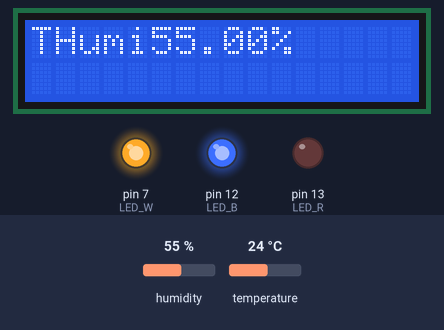
This sketch was run on a simulated Arduino Uno, built with avr-gcc and run on an emulated ATmega328P. On the bench: 16×2 character LCD, output pins drawn as LEDs (lit = HIGH). The test bench sets the inputs (shaded band); at power-on: temperature 24 °C, humidity 55 %. What the sketch prints to the serial monitor is not drawn.

Above: at 1.3 s.
1.4 s: temperature set to 33 °C
At 3.3 s:
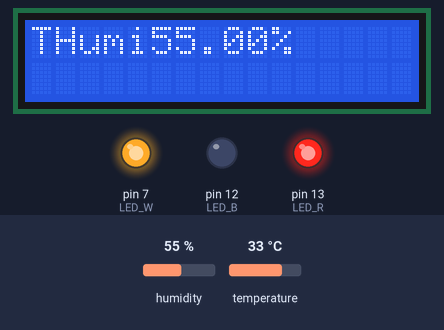
4.1 s: humidity set to 22 %
At 5.3 s:
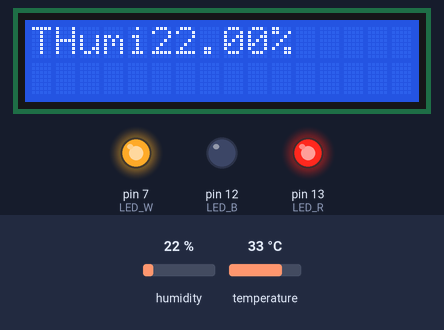
6.8 s: humidity set to 40 %
At 9.3 s:
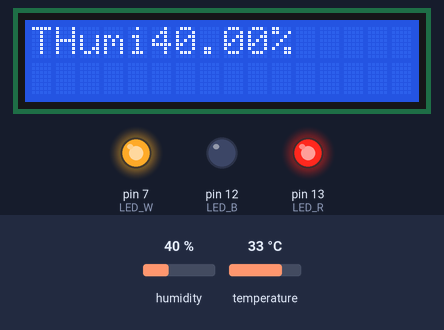
9.8 s: humidity set to 68 %
At 11.3 s:
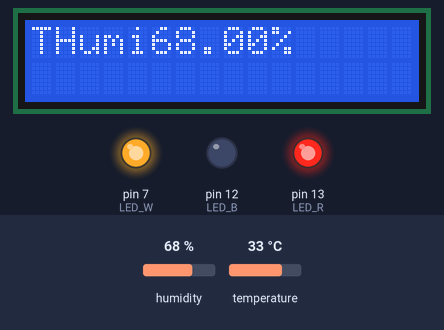
Timing chart, 0 to 12.8 s (numbered marks = the images above; inputs shaded):
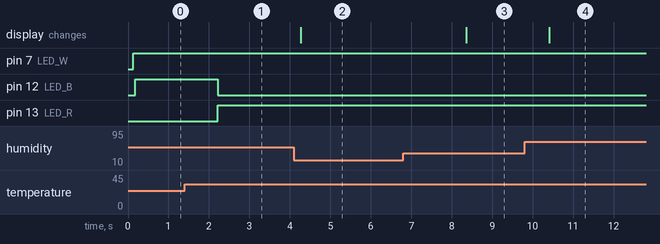

The sketch:

DHT11_toLCD.ino
```cpp
#include <Wire.h>
#include <LiquidCrystal_I2C.h>
LiquidCrystal_I2C lcd(0x27,16,2);

#include <DHT.h>
#define DHTPIN 8
#define DHTTYPE DHT11
DHT dht(DHTPIN, DHTTYPE);

// LED White = 7 Blue = 12 Red = 13
int LED_W = 7;
int LED_B = 12;
int LED_R = 13;

void setup()
{
     Serial.begin(115200);

     pinMode(LED_W, OUTPUT);
     pinMode(LED_B, OUTPUT);
     pinMode(LED_R, OUTPUT);

     lcd.init();
     lcd.init();
     lcd.backlight(); // Set LCD backlight
     lcd.setCursor(0,0);
     lcd.setCursor(1,0);
     dht.begin();// Set DHT11 Sensors
 }

void loop()
{
     digitalWrite(LED_W, HIGH);
     //digitalWrite(LED_B, HIGH);

     // Show Temperature and Humidity in LCD
     float temp = dht.readTemperature(); // Read Temperature value from DHT11
     float humi = dht.readHumidity(); // Read Humidity value from DHT11
          lcd.setCursor(0,0); // Show in line 1
          lcd.print("Temp ");
          lcd.print(temp); // Output Temperature Value
          lcd.print("C");

          lcd.setCursor(1,0); // Show in line 2
          lcd.print("Humi");
          lcd.print(humi); // Output Humidity Value
          lcd.print("%");

     if (temp >= 30)
     {
         digitalWrite(LED_R, HIGH);
         digitalWrite(LED_B, LOW);
     }
     if (temp <= 30)
     {
         digitalWrite(LED_B, HIGH);
         digitalWrite(LED_R, LOW);
     }


     // Show Temperature and Humidity in Serial Monitor;
     Serial.print("Temperature = ");
     Serial.print(temp); // Show Temperature
     Serial.println(" C");

     Serial.print("Humidity = ");
     Serial.print(humi); // Show Humidity
     Serial.println("%");
     delay(2000);
}
```

Measured:
- after the input at 1.4 s, pin 12 (LED_B): HIGH → LOW after 0.82 s; pin 13 (LED_R): LOW → HIGH after 0.82 s
- after the input at 4.1 s, the display: changes after 0.17 s (image 2)
- after the input at 6.8 s, the display: changes after 1.6 s (image 3)
- after the input at 9.8 s, the display: changes after 0.61 s (image 4)
